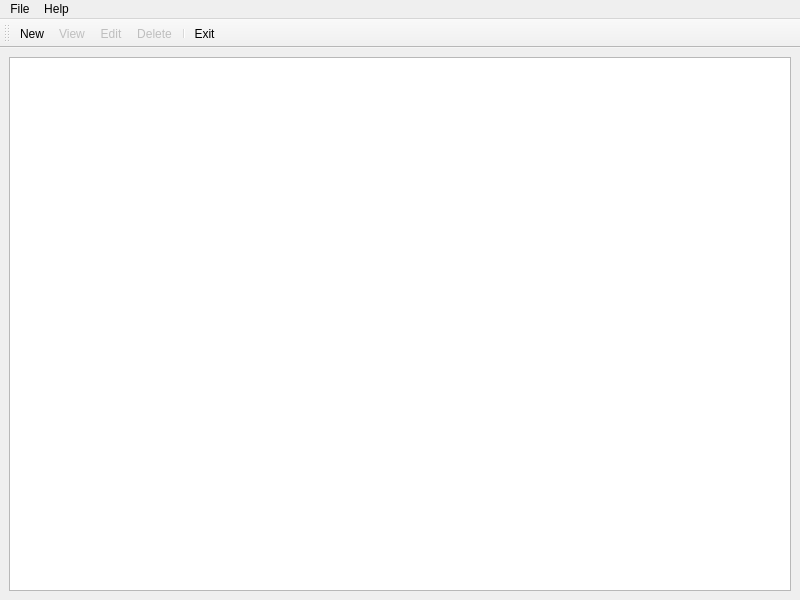
<?xml version="1.0" encoding="UTF-8"?>
<ui version="4.0">
 <class>MainWindow</class>
 <widget class="QMainWindow" name="MainWindow">
  <property name="geometry">
   <rect>
    <x>0</x>
    <y>0</y>
    <width>800</width>
    <height>600</height>
   </rect>
  </property>
  <property name="windowTitle">
   <string>Helpdesk</string>
  </property>
  <widget class="QWidget" name="centralwidget">
   <layout class="QVBoxLayout" name="verticalLayout">
    <item>
     <widget class="QTableView" name="tableView">
      <property name="sizePolicy">
       <sizepolicy hsizetype="Expanding" vsizetype="Expanding">
        <horstretch>1</horstretch>
        <verstretch>1</verstretch>
       </sizepolicy>
      </property>
      <property name="alternatingRowColors">
       <bool>true</bool>
      </property>
      <property name="selectionBehavior">
       <enum>QAbstractItemView::SelectRows</enum>
      </property>
     </widget>
    </item>
   </layout>
  </widget>
  <widget class="QMenuBar" name="menubar">
   <property name="geometry">
    <rect>
     <x>0</x>
     <y>0</y>
     <width>800</width>
     <height>24</height>
    </rect>
   </property>
   <widget class="QMenu" name="menuFile">
    <property name="title">
     <string>File</string>
    </property>
    <addaction name="actionExit"/>
   </widget>
   <widget class="QMenu" name="menuHelp">
    <property name="title">
     <string>Help</string>
    </property>
    <addaction name="actionAbout"/>
   </widget>
   <addaction name="menuFile"/>
   <addaction name="menuHelp"/>
  </widget>
  <widget class="QToolBar" name="toolBar">
   <property name="windowTitle">
    <string>toolBar</string>
   </property>
   <attribute name="toolBarArea">
    <enum>TopToolBarArea</enum>
   </attribute>
   <attribute name="toolBarBreak">
    <bool>false</bool>
   </attribute>
   <addaction name="actionNew"/>
   <addaction name="actionView"/>
   <addaction name="actionEdit"/>
   <addaction name="actionDelete"/>
   <addaction name="separator"/>
   <addaction name="actionExit"/>
  </widget>
  <action name="actionNew">
   <property name="text">
    <string>New</string>
   </property>
   <property name="toolTip">
    <string>Create new ticket</string>
   </property>
  </action>
  <action name="actionView">
   <property name="text">
    <string>View</string>
   </property>
   <property name="toolTip">
    <string>View selected ticket</string>
   </property>
   <property name="enabled">
    <bool>false</bool>
   </property>
  </action>
  <action name="actionEdit">
   <property name="text">
    <string>Edit</string>
   </property>
   <property name="toolTip">
    <string>Edit selected ticket</string>
   </property>
   <property name="enabled">
    <bool>false</bool>
   </property>
  </action>
  <action name="actionDelete">
   <property name="text">
    <string>Delete</string>
   </property>
   <property name="toolTip">
    <string>Delete selected ticket</string>
   </property>
   <property name="enabled">
    <bool>false</bool>
   </property>
  </action>
  <action name="actionExit">
   <property name="text">
    <string>Exit</string>
   </property>
   <property name="shortcut">
    <string>Ctrl+Q</string>
   </property>
  </action>
  <action name="actionAbout">
   <property name="text">
    <string>About</string>
   </property>
  </action>
 </widget>
 <resources/>
 <connections/>
</ui>
